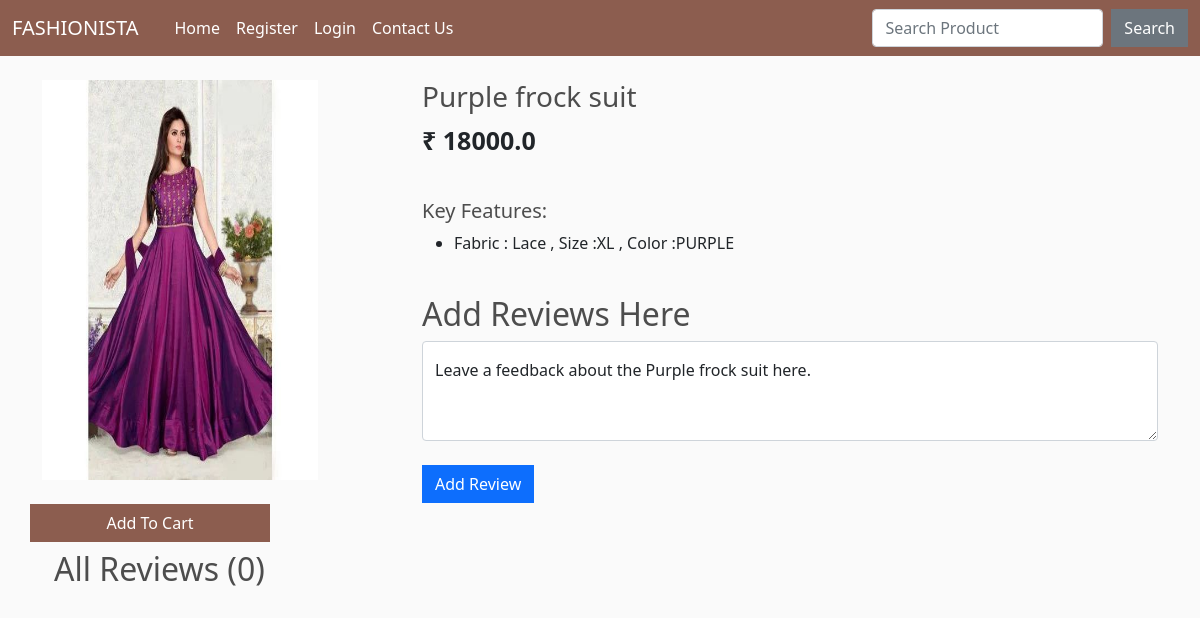
Screenshot of /product_view/8/ with the database file from the repository.
### shop/models.py (models this page shows, shortened)
class Product(models.Model):
    name = models.CharField(max_length=100)
    price = models.FloatField()
    image = models.ImageField(upload_to="", default="")

class Feature(models.Model):
    product = models.ForeignKey(Product, on_delete=models.CASCADE)
    feature = models.CharField(max_length=1000, null=True, blank=True)

### shop/views.py (the view)
# urls.py: path("product_view/<int:myid>/", views.product_view, name="product_view"),
def product_view(request, myid):
    product = Product.objects.filter(id=myid).first()
    feature = Feature.objects.filter(product=product)
    reviews = Review.objects.filter(product=product)
    data = cartData(request)
    items = data['items']
    order = data['order']
    cartItems = data['cartItems']
    if request.method=="POST":
        content = request.POST.get('content')
        review = Review(customer=customer, content=content, product=product)
        review.save()
        return redirect(f"/product_view/{product.id}")
    return render(request, "product_view.html", {'product':product, 'cartItems':cartItems, 'feature':feature, 'reviews':reviews})

### shop/inherit.py (called while the page is built)
def cartData(request):
    if request.user.is_authenticated:
        customer = request.user.customer
        order, created = Order.objects.get_or_create(customer=customer, complete=False)
        items = order.orderitem_set.all()
        cartItems = order.get_cart_items
    else:
        items = []
        order = {'get_cart_total':0, 'get_cart_items':0}
        cartItems = order['get_cart_items']
    return {'cartItems':cartItems, 'items':items, 'order':order}

### shop/templates/product_view.html (shortened to what this page needs)
{% extends 'base.html' %}
{% load static %}
{% block body %}
{% load humanize %}
<div class="container mt-4">
    <div class="row">
    <div class="col-md-4">
    <div class="row">
<img src="/media/{{product.image}}" alt="" style="width: 300px; height: 400px;">
    </div>
    <br>
    <div class="row">
        <button data-product="{{product.id}}" data-action="add" class="btn add-btn update-cart"
        style="background-color: #8c5d4f; color: white; width: 15rem;">Add To Cart</button>    </div>
</div>
<div class="col-md-8">
    <h3>{{product.name}}</h3>
    <p style="font-size: 25px;"><b>₹ {{product.price}}</b></p>
    <br>
    <h5>Key Features:</h5>
    <ul>
        {% for i in feature %}
        <li>{{i.feature}}</li>
        {% endfor %}
    </ul>
    <br>
      <h2>Add Reviews Here</h2>
      <form method="POST" action="/product_view/{{product.id}}/"> {% csrf_token %}
            <div class="form-floating">
                  <textarea class="form-control" placeholder="Leave a comment here" id="floatingTextarea2"
                        style="height: 100px" id="content" name="content"></textarea>
                  <label for="floatingTextarea2">Leave a feedback about the {{product.name}} here.</label>
                  <br>
                  <button type="submit" class="btn btn-primary">Add Review</button>
            </div>
      </form>
</div>
</div>
<div class="container mt-2">
          <h2>All Reviews ({{reviews.count}})</h2>
    </div>
</div>
{% endblock %}

### shop/templates/base.html (style rules this page uses)
body { background-color: hsl(0, 0%, 98%); }
h1, h2, h3, h4, h5, h6 { color: hsl(0, 0%, 30%); }
.btn { border-radius: 0; }

### rows the page displays
Product: image (picture), name "Purple frock suit", price "18000.0"
Feature: feature "Fabric : Lace , Size :XL , Color :PURPLE"

### other values shown
{{ reviews.count }} "0"
